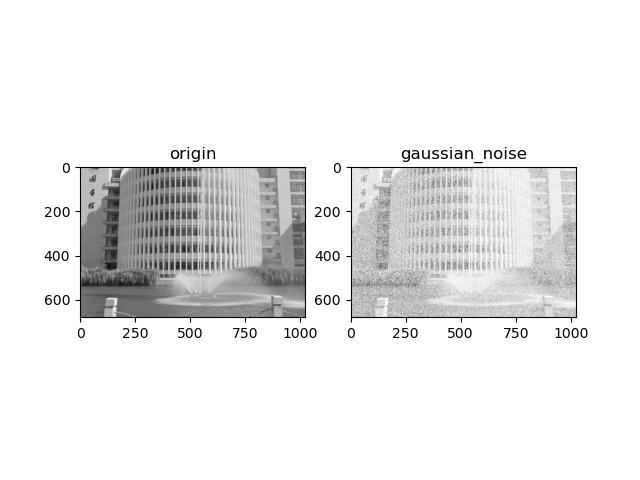
#> input picture result/J/gaussian_noise.jpg, 640 x 480 px
$ python main.py
#> lines starting #> are read from the running program, lines starting #| are printed output that depends on the picture
#> further down, img_g is the input picture: shape (480, 640); min 0, max 255, mean 234.8
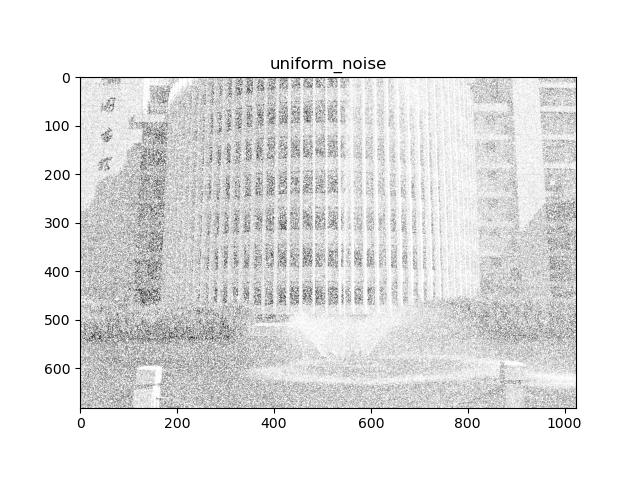
#> input picture result/J/uniform_noise.jpg, 640 x 480 px
#> further down, img_u is the input picture: shape (480, 640); min 0, max 255, mean 228.6
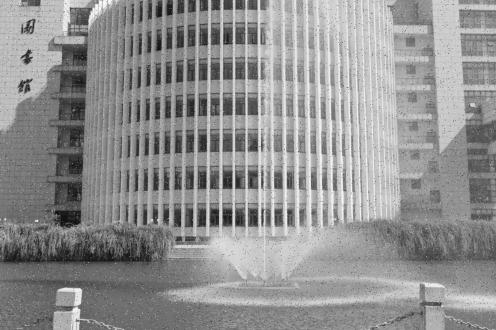
#> input picture result/J/salt_pepper_noise.jpg, 496 x 330 px
#> further down, img_s is the input picture: shape (330, 496); min 7, max 255, mean 144.9
### K/filter.py
import numpy as np

def arithmetic_average_filter(img:np.ndarray, m:int, n:int):
#> called with m = 3, n = 3
    mid = (m // 2, n // 2)
    img_t = np.zeros(((img.shape[0] + (mid[0] * 2)), (img.shape[1] + (mid[1] * 2))))
    img_t[mid[0]:img.shape[0] + mid[0], mid[1]:img.shape[1] + mid[1]] = img

    img_r = np.empty_like(img)
    for i in range(img.shape[0]):
        for j in range(img.shape[1]):
            g = 0
            for l in np.arange(m):
                for k in np.arange(n):
                    g += img_t[i + l, j + k]
            img_r[i, j] = g / (m * n)
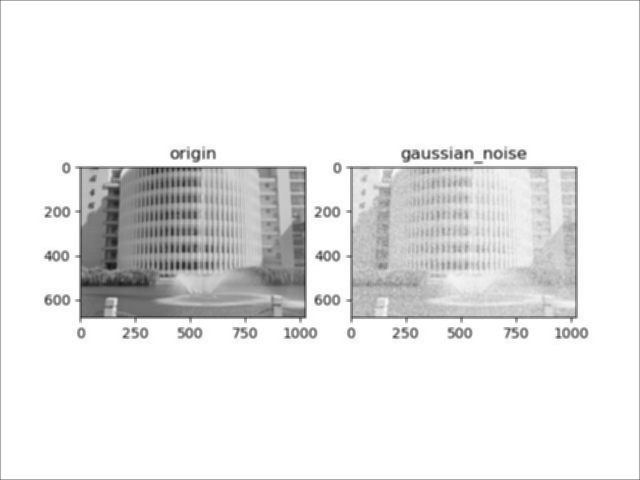
#> img_r: shape (480, 640); min 22, max 255, mean 234
    return img_r

def Geometric_mean_filter(img:np.ndarray, m:int, n:int):
#> called with m = 3, n = 3
    mid = (m // 2, n // 2)
    img_t = np.ones(((img.shape[0] + (mid[0] * 2)), (img.shape[1] + (mid[1] * 2))))
    img_t[mid[0]:img.shape[0] + mid[0], mid[1]:img.shape[1] + mid[1]] = img
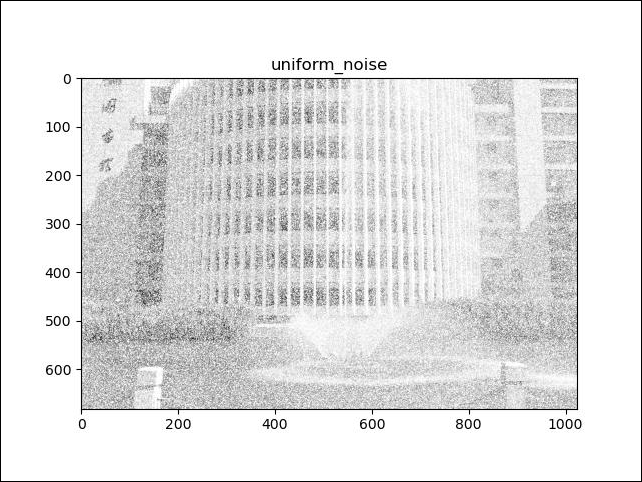
#> img_t: shape (482, 642) float64; min 0, max 255, mean 226.9

    img_r = np.empty_like(img)
    for i in range(img.shape[0]):
        for j in range(img.shape[1]):
            g = 1
            for l in np.arange(m):
                for k in np.arange(n):
                    g *= img_t[i + l, j + k]
            img_r[i, j] = np.power(g, 1 / (m * n))
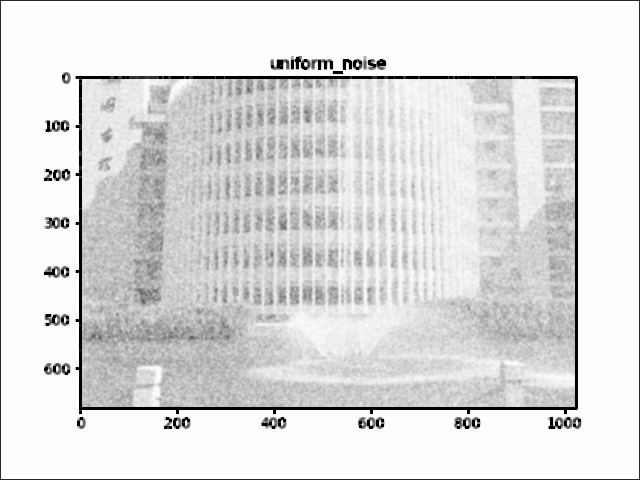
#> img_r: shape (480, 640); min 0, max 254, mean 222.4
    return img_r

def maximum_filter(img:np.ndarray, m:int, n:int):
#> called with m = 3, n = 3
    mid = (m // 2, n // 2)
    img_t = np.zeros(((img.shape[0] + (mid[0] * 2)), (img.shape[1] + (mid[1] * 2))))
    img_t[mid[0]:img.shape[0] + mid[0], mid[1]:img.shape[1] + mid[1]] = img
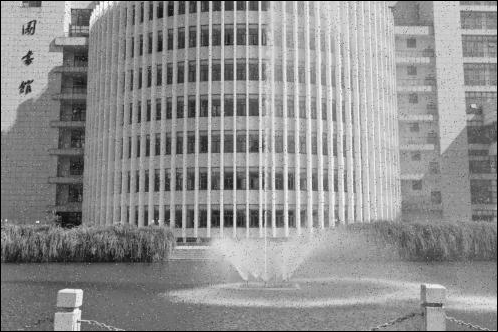
#> img_t: shape (332, 498) float64; min 0, max 255, mean 143.4

    img_r = np.empty_like(img)
    for i in range(img.shape[0]):
        for j in range(img.shape[1]):
            g = 0
            for l in np.arange(m):
                for k in np.arange(n):
                    if g < img_t[i + l, j + k]:
                        g = img_t[i + l, j + k]
            img_r[i, j] = g
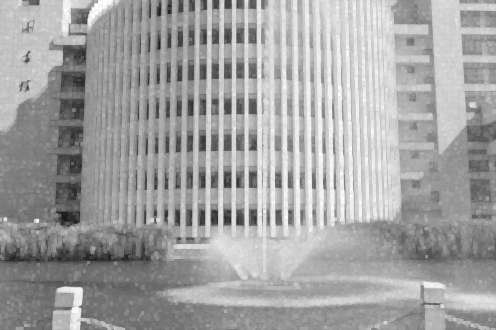
#> img_r: shape (330, 496); min 21, max 255, mean 162.3
    return img_r

### K/main.py
import cv2 as cv
import filter
import matplotlib.pyplot as plt
import numpy as np

img_g = cv.imread("../result/J/gaussian_noise.jpg", 0)
img_u = cv.imread("../result/J/uniform_noise.jpg", 0)
img_s = cv.imread("../result/J/salt_pepper_noise.jpg", 0)


# 高斯噪声与清除后前后对比
_, axe = plt.subplots(1, 2)
axe[0].imshow(img_g, cmap = 'gray'), axe[0].set_title('gaussian_noise')
# 算数平均滤波器
img_f = filter.arithmetic_average_filter(img_g, 3, 3)
axe[1].imshow(img_f, cmap = 'gray'), axe[1].set_title('gaussian_noise_clear')
plt.savefig("../result/K/gaussian_noise_clear.jpg", bbox_inches='tight', pad_inches=0)
plt.show()

# 均匀噪声与清除后前后对比
_, axe = plt.subplots(1, 2)
axe[0].imshow(img_u, cmap = 'gray'), axe[0].set_title('uniform_noise')
# 几何均值滤波器
img_f = filter.Geometric_mean_filter(img_u, 3, 3)
axe[1].imshow(img_f, cmap = 'gray'), axe[1].set_title('uniform_noise_clear')
plt.savefig("../result/K/uniform_noise_clear.jpg", bbox_inches='tight', pad_inches=0)
plt.show()

# 椒盐噪声与清除后前后对比
_, axe = plt.subplots(1, 2)
axe[0].imshow(img_s, cmap = 'gray'), axe[0].set_title('salt_pepper_noise')
# 最大值滤波器
img_f = filter.maximum_filter(img_s, 3, 3)
axe[1].imshow(img_f, cmap = 'gray'), axe[1].set_title('salt_pepper_noise_clear')
plt.savefig("../result/K/salt_pepper_noise_clear.jpg", bbox_inches='tight', pad_inches=0)
plt.show()
